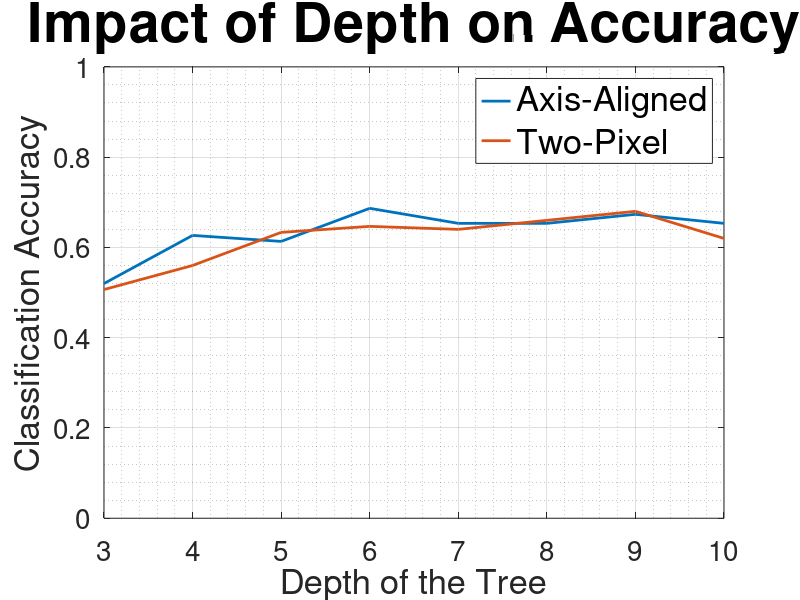

Reproduce this figure in MATLAB. (Note: this script raises an error after producing the figure.)
load kmeans_codebook_variation_with_depth.mat

figure(1)
plot(depth, accuracy_rf_all(2,:,1), 'LineWidth', 2);
hold on;
plot(depth, accuracy_rf_all(2,:,2), 'LineWidth', 2);
axis([3 10 0 1]);
set(gca,'fontsize',20);
grid on; grid minor;
title('Impact of Depth on Accuracy','FontSize',40);
xlabel('Depth of the Tree', 'FontSize', 25);
ylabel('Classification Accuracy', 'FontSize', 25);
legend({'Axis-Aligned', 'Two-Pixel', 'Linear', 'Quadratic', 'Cubic'}, 'FontSize', 25);
scale_graph;

figure(2)
plot(depth, buildRfClassifierTime_all(2,:,1), 'LineWidth', 2);
axis([3 10 0 4]);
set(gca,'fontsize',20);
grid on; grid minor;
title('Computational Complexity of Tree Depth','FontSize',40);
xlabel('Depth of the Tree', 'FontSize', 25);
ylabel('Time Taken to Build RF Classifier (s)', 'FontSize', 25);
scale_graph;
